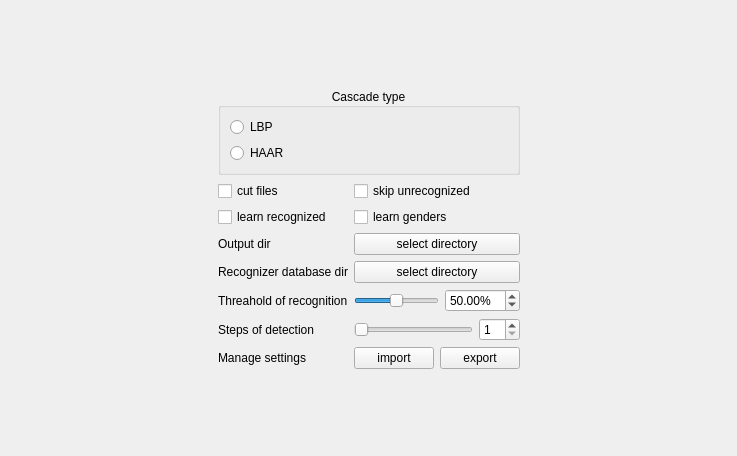
<?xml version="1.0" encoding="UTF-8"?>
<ui version="4.0">
 <class>FSettingsWidget</class>
 <widget class="QWidget" name="FSettingsWidget">
  <property name="geometry">
   <rect>
    <x>0</x>
    <y>0</y>
    <width>737</width>
    <height>456</height>
   </rect>
  </property>
  <property name="windowTitle">
   <string>Form</string>
  </property>
  <layout class="QVBoxLayout" name="verticalLayout">
   <item>
    <spacer name="verticalSpacer_3">
     <property name="orientation">
      <enum>Qt::Vertical</enum>
     </property>
     <property name="sizeHint" stdset="0">
      <size>
       <width>20</width>
       <height>44</height>
      </size>
     </property>
    </spacer>
   </item>
   <item>
    <layout class="QHBoxLayout" name="horizontalLayout_3">
     <item>
      <spacer name="horizontalSpacer">
       <property name="orientation">
        <enum>Qt::Horizontal</enum>
       </property>
       <property name="sizeHint" stdset="0">
        <size>
         <width>40</width>
         <height>20</height>
        </size>
       </property>
      </spacer>
     </item>
     <item>
      <layout class="QFormLayout" name="formLayout">
       <item row="2" column="0" colspan="2">
        <widget class="QGroupBox" name="groupBox">
         <property name="title">
          <string>Cascade type</string>
         </property>
         <property name="alignment">
          <set>Qt::AlignCenter</set>
         </property>
         <layout class="QVBoxLayout" name="verticalLayout_3">
          <item>
           <widget class="QRadioButton" name="lbp_RB">
            <property name="text">
             <string>LBP</string>
            </property>
           </widget>
          </item>
          <item>
           <widget class="QRadioButton" name="haar_RB">
            <property name="text">
             <string>HAAR</string>
            </property>
           </widget>
          </item>
         </layout>
        </widget>
       </item>
       <item row="3" column="0">
        <widget class="QCheckBox" name="cutFiles_CB">
         <property name="text">
          <string>cut files</string>
         </property>
        </widget>
       </item>
       <item row="3" column="1">
        <widget class="QCheckBox" name="skipUnrecognized_CB">
         <property name="text">
          <string>skip unrecognized</string>
         </property>
        </widget>
       </item>
       <item row="4" column="0">
        <widget class="QCheckBox" name="learRecognized_CB">
         <property name="text">
          <string>learn recognized</string>
         </property>
        </widget>
       </item>
       <item row="4" column="1">
        <widget class="QCheckBox" name="learnGender_CB">
         <property name="text">
          <string>learn genders</string>
         </property>
        </widget>
       </item>
       <item row="5" column="0">
        <widget class="QLabel" name="label_3">
         <property name="text">
          <string>Output dir</string>
         </property>
        </widget>
       </item>
       <item row="5" column="1">
        <widget class="QPushButton" name="selectOutDir_B">
         <property name="text">
          <string>select directory</string>
         </property>
        </widget>
       </item>
       <item row="6" column="0">
        <widget class="QLabel" name="label_4">
         <property name="text">
          <string>Recognizer database dir</string>
         </property>
        </widget>
       </item>
       <item row="6" column="1">
        <widget class="QPushButton" name="selectDatabase_B">
         <property name="text">
          <string>select directory</string>
         </property>
        </widget>
       </item>
       <item row="7" column="0">
        <widget class="QLabel" name="label_5">
         <property name="text">
          <string>Threahold of recognition</string>
         </property>
        </widget>
       </item>
       <item row="7" column="1">
        <layout class="QHBoxLayout" name="horizontalLayout">
         <item>
          <widget class="QSlider" name="threahold_SL">
           <property name="minimum">
            <number>1</number>
           </property>
           <property name="maximum">
            <number>100</number>
           </property>
           <property name="value">
            <number>50</number>
           </property>
           <property name="orientation">
            <enum>Qt::Horizontal</enum>
           </property>
          </widget>
         </item>
         <item>
          <widget class="QDoubleSpinBox" name="threahold_SB">
           <property name="suffix">
            <string>%</string>
           </property>
           <property name="minimum">
            <double>1.000000000000000</double>
           </property>
           <property name="maximum">
            <double>100.000000000000000</double>
           </property>
           <property name="value">
            <double>50.000000000000000</double>
           </property>
          </widget>
         </item>
        </layout>
       </item>
       <item row="8" column="0">
        <widget class="QLabel" name="label_7">
         <property name="text">
          <string>Steps of detection</string>
         </property>
        </widget>
       </item>
       <item row="8" column="1">
        <layout class="QHBoxLayout" name="horizontalLayout_4">
         <item>
          <widget class="QSlider" name="steps_SL">
           <property name="minimum">
            <number>1</number>
           </property>
           <property name="maximum">
            <number>20</number>
           </property>
           <property name="orientation">
            <enum>Qt::Horizontal</enum>
           </property>
          </widget>
         </item>
         <item>
          <widget class="QSpinBox" name="steps_SB">
           <property name="minimum">
            <number>1</number>
           </property>
           <property name="maximum">
            <number>20</number>
           </property>
          </widget>
         </item>
        </layout>
       </item>
       <item row="9" column="0">
        <widget class="QLabel" name="label_6">
         <property name="text">
          <string>Manage settings</string>
         </property>
        </widget>
       </item>
       <item row="9" column="1">
        <layout class="QHBoxLayout" name="horizontalLayout_2">
         <item>
          <widget class="QPushButton" name="import_B">
           <property name="text">
            <string>import</string>
           </property>
          </widget>
         </item>
         <item>
          <widget class="QPushButton" name="export_B">
           <property name="text">
            <string>export</string>
           </property>
          </widget>
         </item>
        </layout>
       </item>
      </layout>
     </item>
     <item>
      <spacer name="horizontalSpacer_2">
       <property name="orientation">
        <enum>Qt::Horizontal</enum>
       </property>
       <property name="sizeHint" stdset="0">
        <size>
         <width>40</width>
         <height>20</height>
        </size>
       </property>
      </spacer>
     </item>
    </layout>
   </item>
   <item>
    <spacer name="verticalSpacer">
     <property name="orientation">
      <enum>Qt::Vertical</enum>
     </property>
     <property name="sizeHint" stdset="0">
      <size>
       <width>20</width>
       <height>43</height>
      </size>
     </property>
    </spacer>
   </item>
  </layout>
 </widget>
 <resources/>
 <connections/>
</ui>
